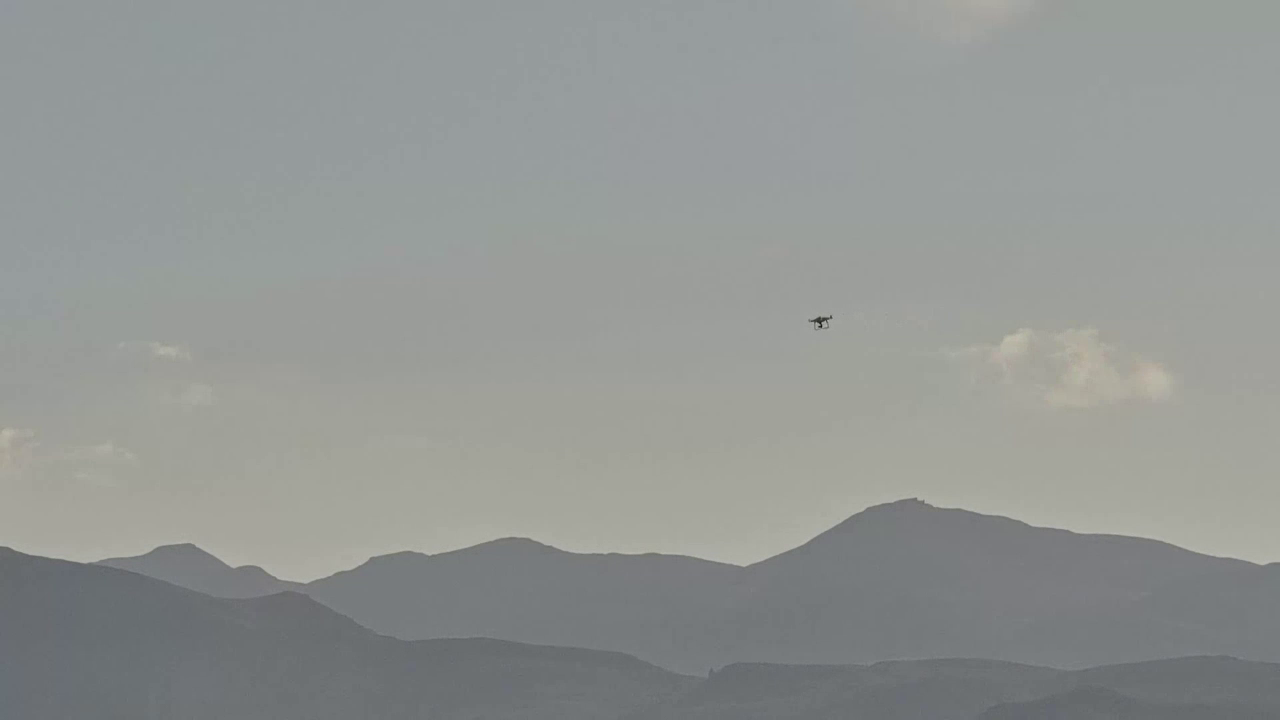
#> input picture frame 19 of code/media/simple_short.mp4, 1280 x 720 px, given in place of video1.avi, which was not available
$ python main.py
#> lines starting #> are read from the running program, lines starting #| are printed output that depends on the picture; pictures that were not available may be replaced by others from this repository, and a replacement may not be noted
### model/stmd_2016.py
import cv2
import numpy as np
import itertools
import sympy as sp
from mpl_toolkits import mplot3d
import matplotlib.pyplot as plt


#  TOOLS
# [9 lines left out: function low_pass, not called in this run]


# =========================== Retine layer======================================
# photoreceptor
def photoreceptor(gray_img):
    """Input: Gray style image (matrix)
    Goal: Apply a blur effect to the input image"""

    w = np.array([1/16, 1/8, 1/16, 1/8, 1/4, 1/8, 1/16, 1/8, 1/16]).reshape(3, 3) # -> Gaussian convolution mask
    (m, n) = gray_img.shape # -> input matrix size (m: with, n: height)
    output = np.zeros((m, n)) # -> output initialization (null matrix with the same size as the input)

    for (i, j) in itertools.product(range(m), range(n)): # -> iterate through all the elements of the input matrix
        l = 0
        for v in [-1, 0, 1]: # -> sum of v from -1 to 1
            for u in [-1, 0, 1]: # -> sum of u from -1 to 1
                try:
                    l += w[u, v] * gray_img[i+u, j+v] # photoreceptor operation: doc [1] eq [1]
                except: pass
        output[i, j] = l # -> fill output matrix element by element

    output  = output .astype(np.uint8) # -> convert output to np.uint8
    return output  # -> return the output

# Lipetz transformation
    "pass"


# =========================== Lamina layer======================================
# low pass filter
    "pass"

# High Pass Filter (LMCs)
    "pass"


# =========================== Medulla layer=====================================
# FDSR (ON)
    "pass"

# FDSR (OFF)
    "pass"


# =========================== Lobula layer======================================
    "pass"


# =========================== Documentation ====================================
"""
[1] H.  Wang, J Peng and S.  Yue, “Bio-inspired Small Target Motion Detector with a new Lateral Inhibition Mechanism,”
Conference Paper - July 2016.
"""

### code/main.py
import cv2
import numpy as np
import stmd_2016


cap = cv2.VideoCapture("media/video1.avi")

# Iterate until the user presses the ESC key
while True:

    _, frame = cap.read()
#> frame is the input picture: shape (720, 1280, 3); mean B, G, R 147.2, 149.6, 146.2
    gray_frame = cv2.cvtColor(frame, cv2.COLOR_BGR2GRAY)
    gray_frame = cv2.resize(gray_frame, (80, 80))
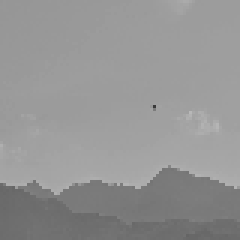
#> gray_frame: shape (80, 80) (shown 3 times larger); min 58, max 184, mean 148.3

    ph_img = stmd_2016.photoreceptor(gray_frame)
#> after the loop in photoreceptor, `for (i, j) in itertools.product(range(m), range(n)):`:
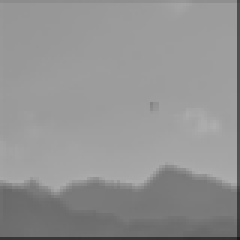
#> output: shape (80, 80) float64 (shown 3 times larger); min 26.88, max 174.6, mean 146.4

    # cv2.imshow("Video", frame)
    # cv2.imshow("Gray style", gray_frame)

    ph_img = cv2.resize(ph_img, (400, 400))

    cv2.imshow("photoreceptor", ph_img)


    if cv2.waitKey(1) & 0xFF == ord('q'):
#> (key q is pressed here)
        break

cap.release()
cv2.destroyAllWindows()

$ run again, starting later in the video
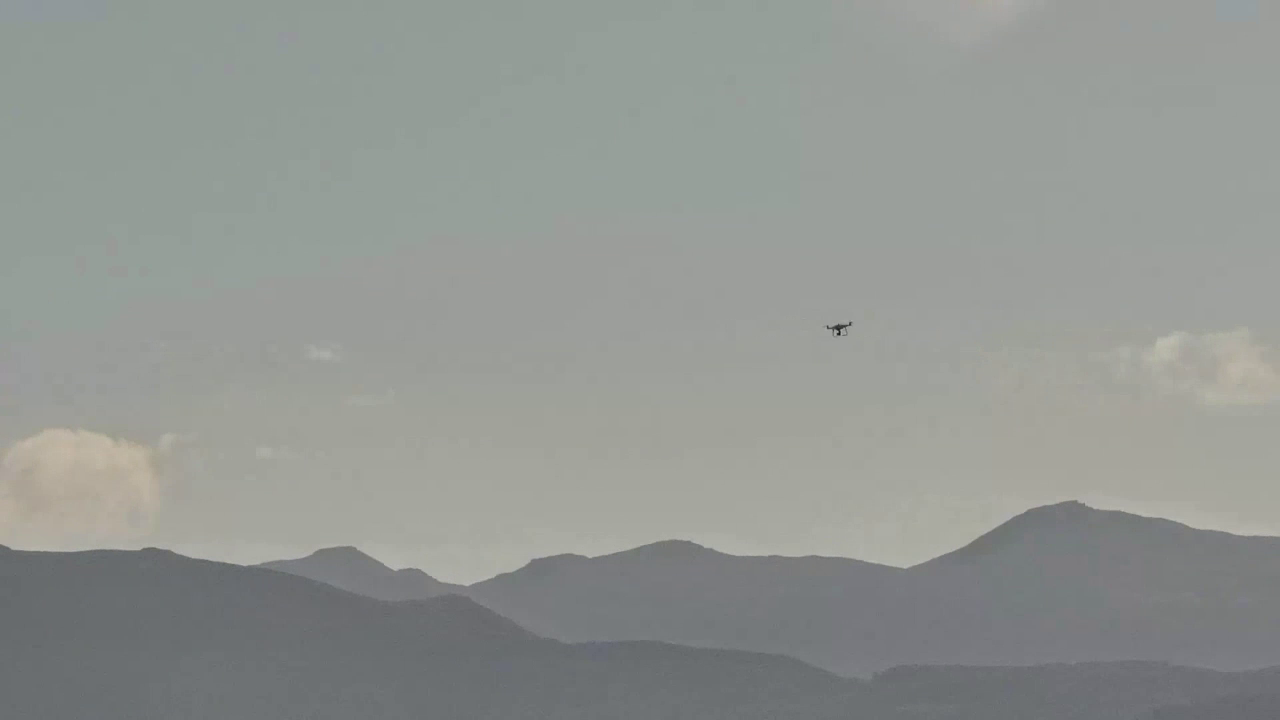
#> input picture frame 85 of code/media/simple_short.mp4, 1280 x 720 px, given in place of video1.avi, which was not available
#> frame is the input picture: shape (720, 1280, 3); mean B, G, R 146, 149.9, 146
#> `gray_frame = cv2.resize(gray_frame, (80, 80))`:
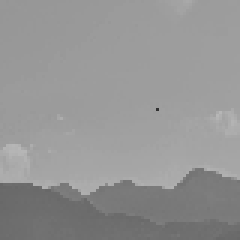
#> gray_frame: shape (80, 80) (shown 3 times larger); min 49, max 183, mean 148.3
#> after the loop in photoreceptor, `for (i, j) in itertools.product(range(m), range(n)):`:
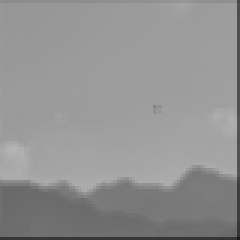
#> output: shape (80, 80) float64 (shown 3 times larger); min 26.5, max 180.3, mean 146.4

$ run again, starting later in the video
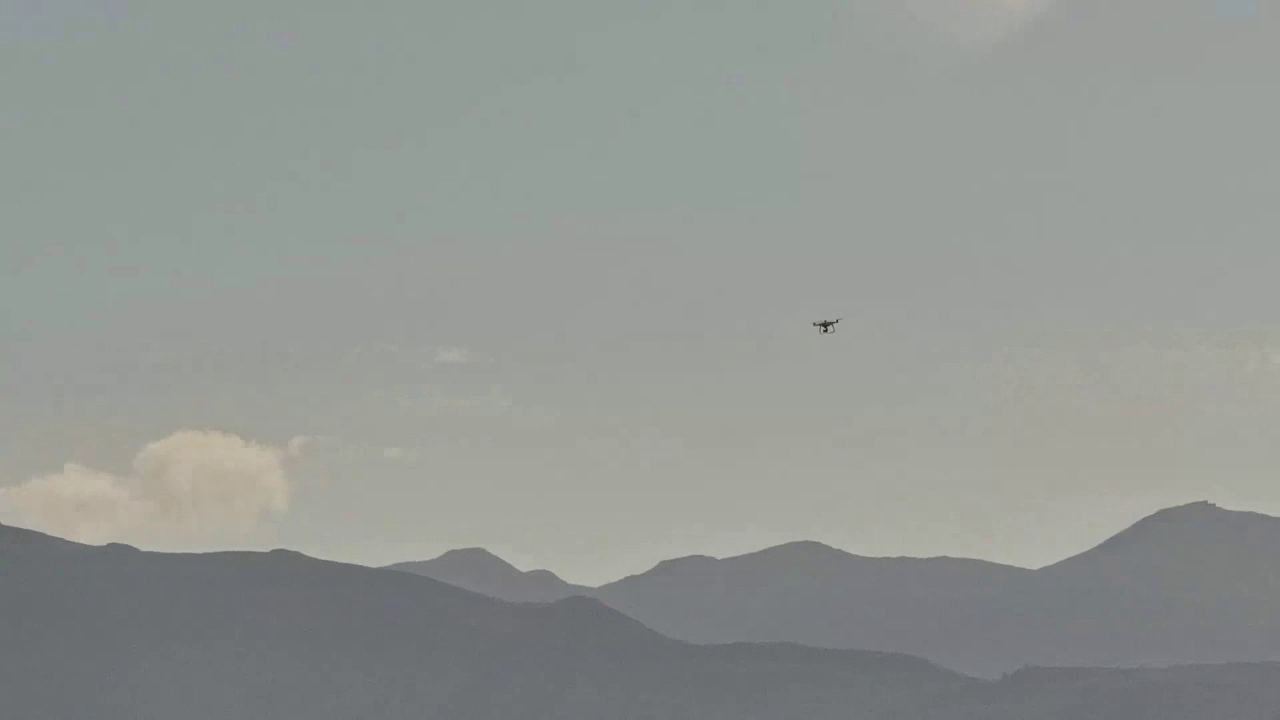
#> input picture frame 152 of code/media/simple_short.mp4, 1280 x 720 px, given in place of video1.avi, which was not available
#> frame is the input picture: shape (720, 1280, 3); mean B, G, R 146.1, 150.1, 146.3
#> `gray_frame = cv2.resize(gray_frame, (80, 80))`:
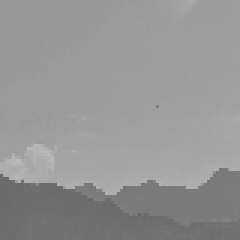
#> gray_frame: shape (80, 80) (shown 3 times larger); min 103, max 186, mean 148.5
#> after the loop in photoreceptor, `for (i, j) in itertools.product(range(m), range(n)):`:
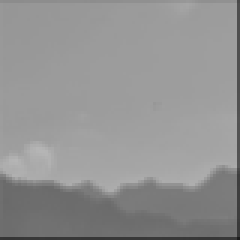
#> output: shape (80, 80) float64 (shown 3 times larger); min 28.62, max 181.6, mean 146.6
